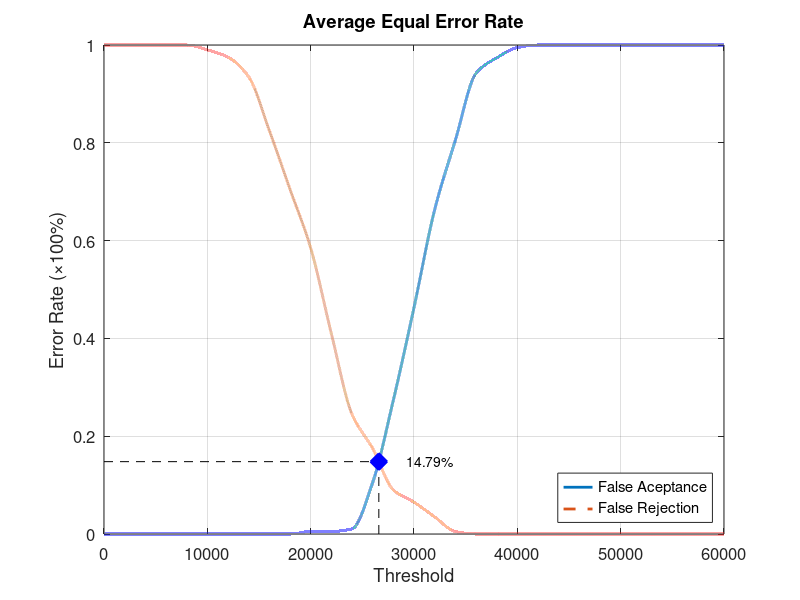
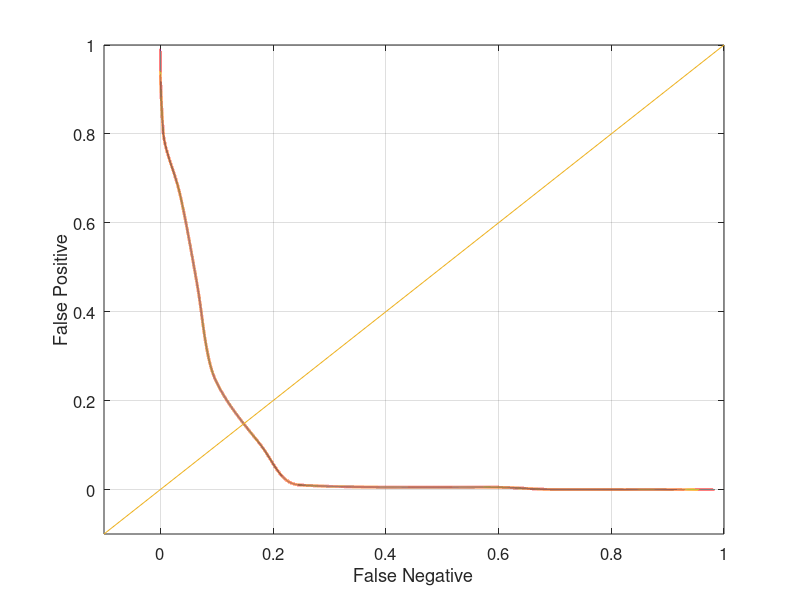

The MATLAB script that drew these images, in order:
function yEER = Database1_2
close all;
clear;
clc;
x = 0:2000:60000;
xq = 0:0.5:60000;

y0 = [0 0 0 0 0 0 0 0 0 0 0.00526316 0.00526316 0.0105263 0.105263 0.273684 0.463158 0.663158 0.805263 0.942105 0.973684 0.994737 1 1 1 1 1 1 1 1 1 1];
yy0 = interp1(x, y0, xq, 'pchip');
y1 = [1 1 1 1 1 0.99 0.975 0.935 0.825 0.705 0.585 0.41 0.245 0.175 0.09 0.065 0.035 0.005 0 0 0 0 0 0 0 0 0 0 0 0 0];
yy1 = interp1(x, y1, xq, 'pchip');

% Calculating EER: 
y2 = abs(y0 - y1);
find(y2 == min(y2))
yy2 = abs(yy0 - yy1);
xEER = find(yy2 == min(yy2));
xEERIndex = xq(xEER) % X-axis EER
yEER = yy0(xEER) % Y-axis EER

main = figure
plot(xq, yy0,'-','LineWidth', 2);	hold on
plot(xq, yy1,'--','LineWidth', 2);	hold on
plot([xEERIndex xEERIndex], [0 yEER], 'k--');	hold on
plot([0 xEERIndex], [yEER yEER], 'k--');	hold on
plot(xEERIndex, yEER, 'bx', 'LineWidth', 10);	hold on
text(xEERIndex + 10 * xEERIndex / 100, yEER, [num2str(round((10000 * yEER)) / 100) '%'])
legend('False Aceptance', 'False Rejection', 'Location', 'SouthEast')
xlabel('Threshold')
ylabel('Error Rate (\times100%)')
title('Average Equal Error Rate')
set(gca, 'FontSize', 12)
axis([0 60000 0 1])
grid on

print(main, 'Database1_2Main', '-dpng');
FNRxFPR = figure('Color', [1 1 1]);
plot(yy1, yy0, '-', yy1, yy0, 'LineWidth', 2);
hold on
y = -0.1:0.1:1
plot(y, y); 
set(gca, 'FontSize', 12)
xlabel('False Negative')
ylabel('False Positive')
axis([-0.1 1 -0.1 1])
set(gca, 'FontSize', 12)
grid on

print(FNRxFPR, 'Database1_2FNRxFPR','-dpng');
end
